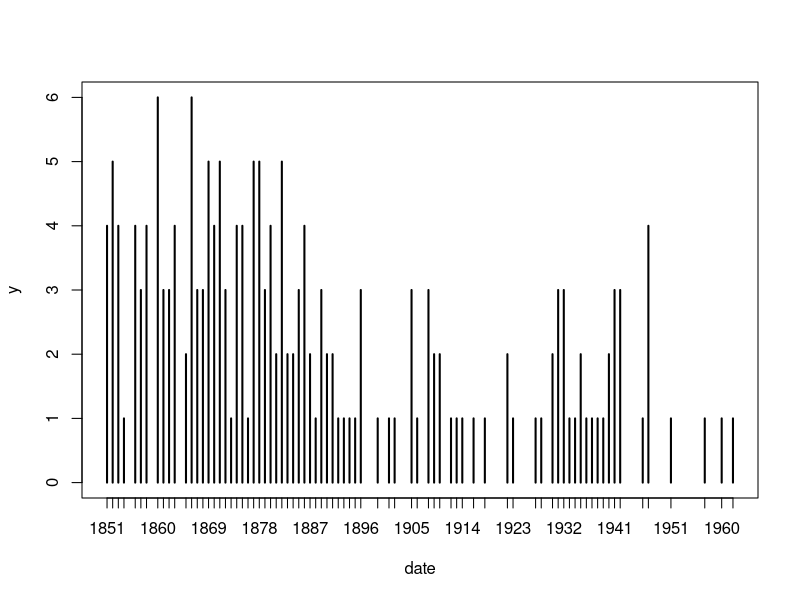
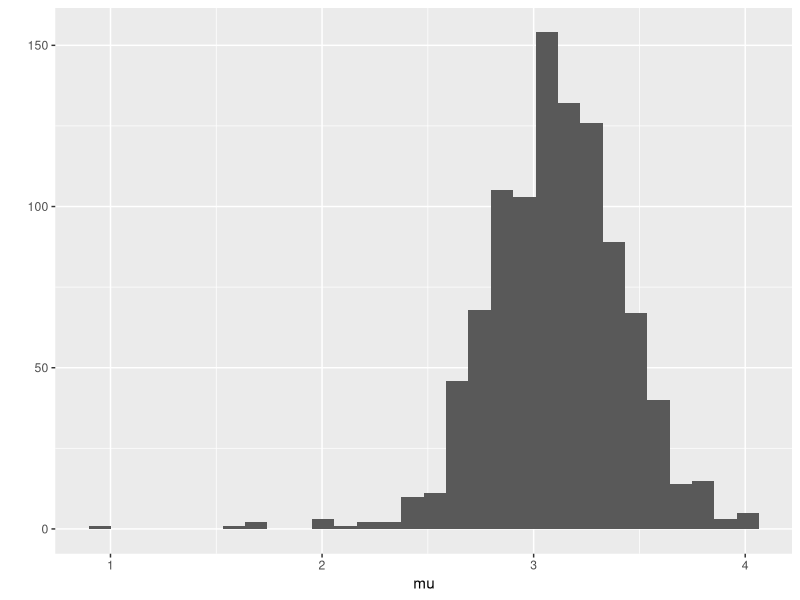
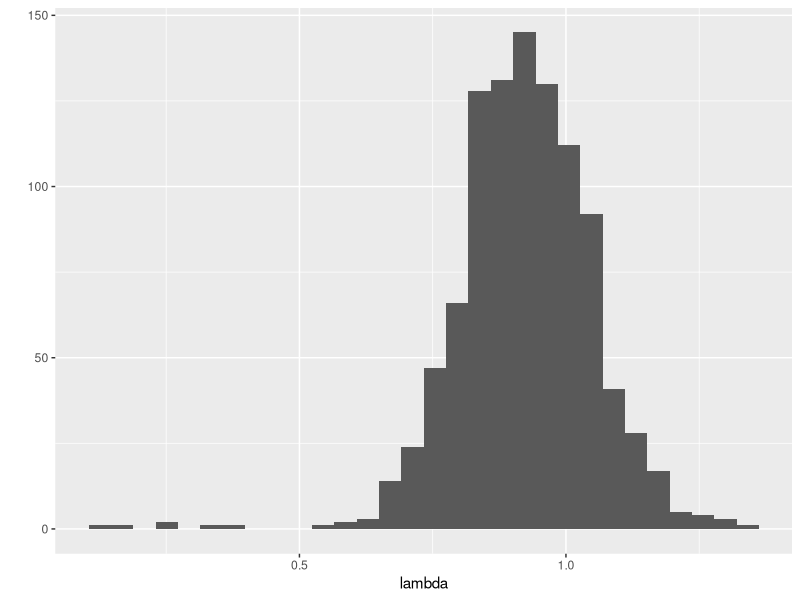
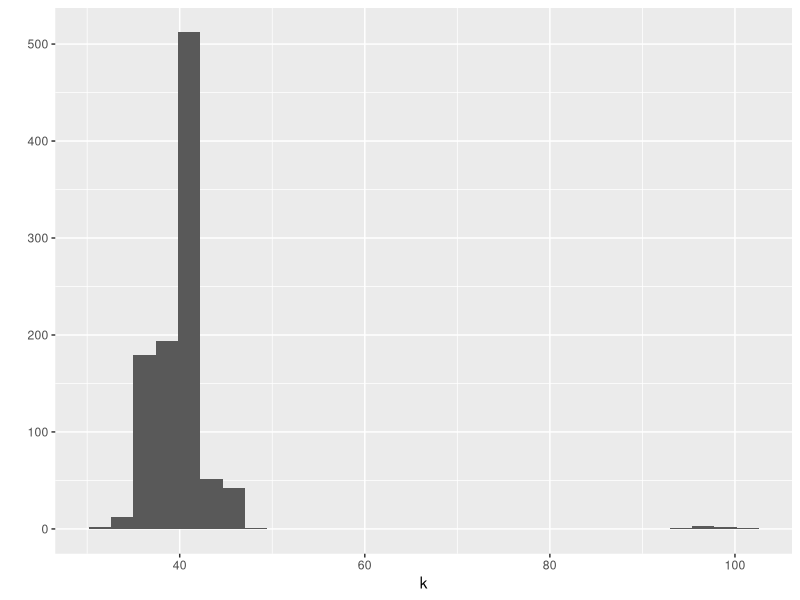
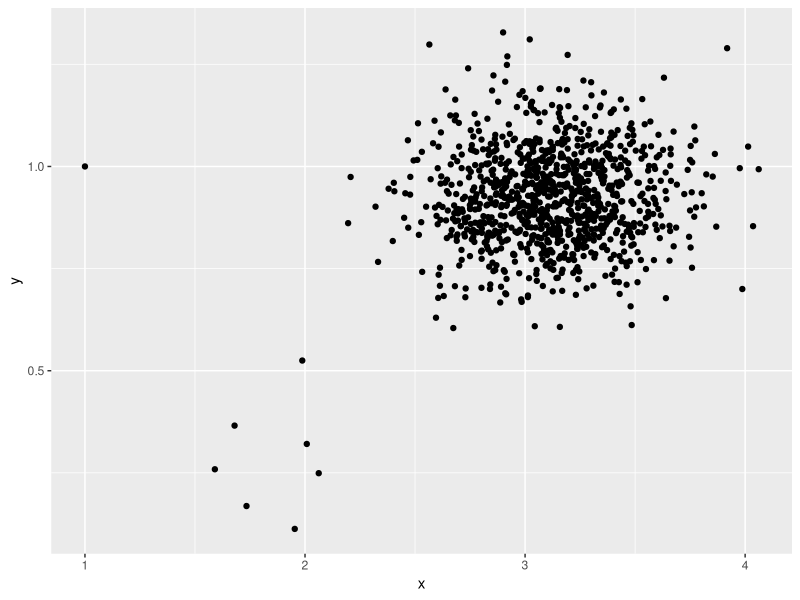
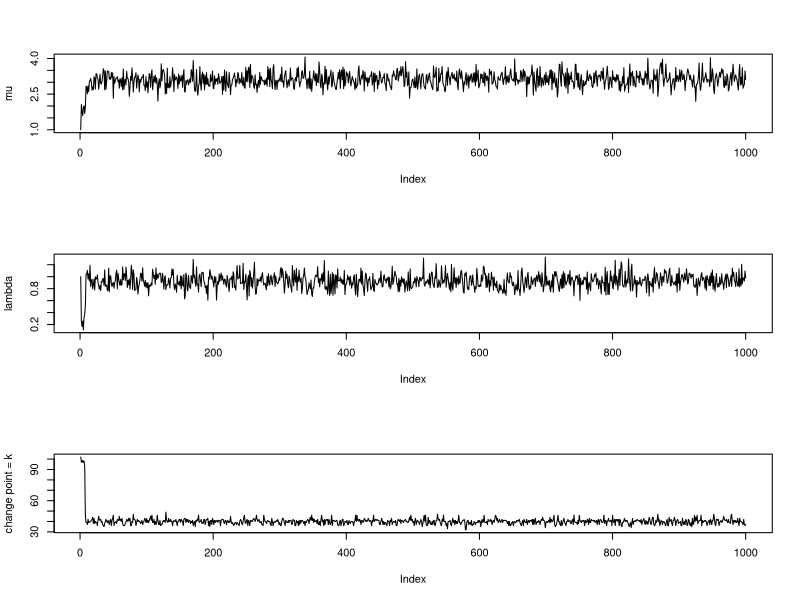

The R source for these figures, in order:
library(boot)
data(coal)
year <- floor(coal)
y <- table(year)
plot(y)

y <- floor(coal[[1]])
y <- tabulate(y)
y <- y[1851:length(y)]


n <- length(y) #length of the data
m <- 1000 #length of the chain
mu <- lambda <- k <- numeric(m)
L <- numeric(n)
k[1] <- sample(1:n, 1)
mu[1] <- 1
lambda[1] <- 1
b1 <- 1
b2 <- 1

for(i in 2:m){
  kt <- k[i-1]
}

for (i in 2:m) {
  kt <- k[i-1]
  #generate mu  
  r <- .5 + sum(y[1:kt])
  mu[i] <- rgamma(1, shape = r, rate = kt + b1)
  #generate lambda
  if (kt + 1 > n) r <- .5 + sum(y) else
    r <- .5 + sum(y[(kt+1):n])
  lambda[i] <- rgamma(1, shape = r, rate = n - kt + b2)
  #generate b1 and b2
  b1 <- rgamma(1, shape = .5, rate = mu[i]+1)
  b2 <- rgamma(1, shape = .5, rate = lambda[i]+1)
  for (j in 1:n) {
    L[j] <- exp((lambda[i] - mu[i]) * j) *
      (mu[i] / lambda[i])^sum(y[1:j])
  }
  L <- L / sum(L)
  #generate k from discrete distribution L on 1:n
  k[i] <- sample(1:n, prob=L, size=1)
}

library(ggplot2)

qplot(mu)
qplot(lambda)
qplot(k)

ggplot(data.frame(x=mu, y=lambda), aes(x=x,y=y)) + geom_point()


par(mfcol=c(3,1), ask=TRUE)
plot(mu, type="l", ylab="mu")
plot(lambda, type="l", ylab="lambda")
plot(k, type="l", ylab="change point = k")

par(mfcol=c(1,1), ask=FALSE)
